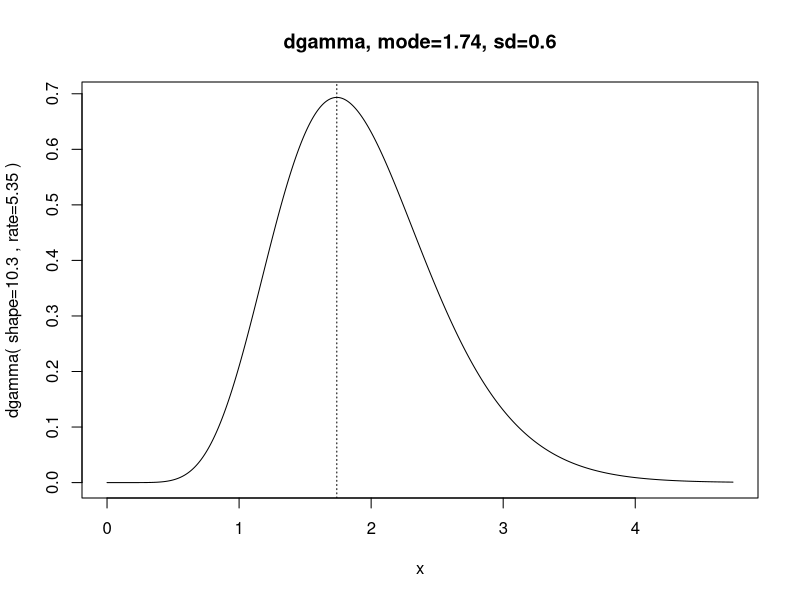
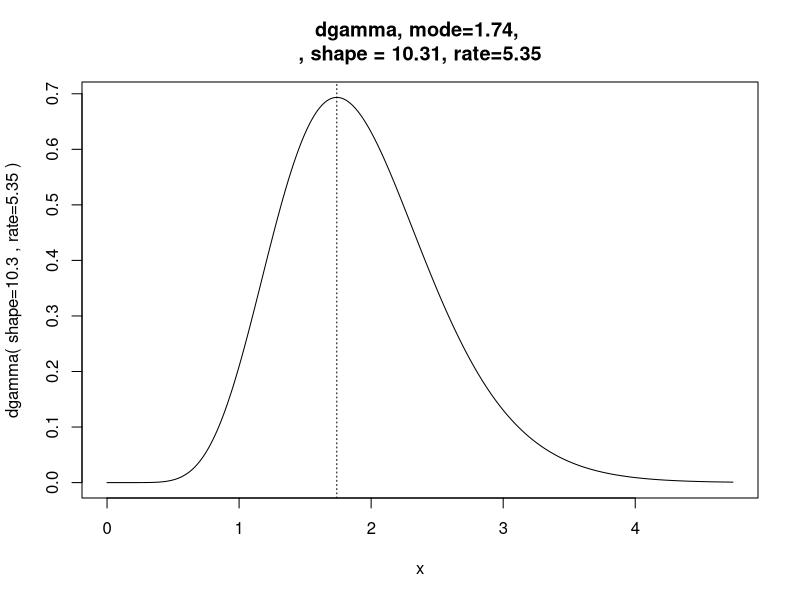

Here is the R script that generated these plots, in order: (Note: this script raises an error after producing the figures.)
# http://doingbayesiandataanalysis.blogspot.ca/2012/01/parameterizing-gamma-distribution-by.html

# Specify desired mode and sd of gamma distribution:
mode = 1.74 # this is Ale's value from 2014 paper for Beta (width of dome) - 1.86 gives shape =11.7 and rate = 5.7
sd = .6 # this is choosen arbitrarily but signifies two months (60days/100) for the width which means a month for the peak (Beta/2) which allows for reasonable values of the peak.

# Here are the corresponding rate and shape parameter values:
ra = ( mode + sqrt( mode^2 + 4*sd^2 ) ) / ( 2 * sd^2 )
sh = 1 + mode * ra 

show(sh)
show(ra)
show(1/ra)

# Graph it:
x = seq(0,mode+5*sd,len=1001)
# mode and sd
plot( x , dgamma( x , shape=sh , rate=ra ) , type="l" , 
      main=paste("dgamma, mode=",mode,", sd=",sd,sep="") ,
      ylab=paste("dgamma( shape=",signif(sh,3)," , rate=",signif(ra,3)," )",
                 sep="") )
abline( v=mode , lty="dotted" )

#mode, shape, and rate
plot( x , dgamma( x , shape=sh , rate=ra ) , type="l" , 
      main=paste("dgamma, mode=", round(mode, 2),", \n, shape = " , round(sh, 2),", rate=", round(ra, 2), sep="") ,
      ylab=paste("dgamma( shape=",signif(sh,3)," , rate=",signif(ra,3)," )",
                 sep="") )
abline( v=mode , lty="dotted" )


# an alternate way to estimate mode
estimate_mode <- function(x) {
     d <- density(x)
     d$x[which.max(d$y)]
}


mode = estimate_mode(ice1$tice*2/100)
mean(ice1$tice*2/100)
sd = sd(ice1$tice*2/100)


# the following is what Eric Pedersen did for us 2018-06-11
# We first considered the gamma and then the beta and lognormal distributions before coming back to the gamma.
# Eric created the below simulation to see how the priors actually perform which is an important step that I had overlooked.


alpha = rgamma(100, shape = 5,rate= 1/3) # randomly produce vector of length 100
beta = rgamma(100, shape = sh, rate=ra)
out = matrix(0, nrow = 500,ncol = 100) # produces 500x100 matrix
# produce values for tice
x = seq(0, 2, length.out = 500)
#loop through and make 100 values for each of the 500 x values
for(i in 1:100){
     out[,i] = alpha[i]*x*(1-x/beta[i])
}

# plot the columns of one matrix against the colums of another
matplot(x, out, type="l", lty=1,col="black")
matplot(x, out, type="l", lty=1)

# 
mean= 1.2
eta = (mean/3.65)*(1-mean/3.65)/(sd/3.65)^2 - 1

#alt_beta = rbeta(100,shape1 = mean/3.65*eta, 
#                 shape2 = (1-mean/3.65)*eta)*3.65

alt_beta = rnorm(100, mode, sd); 
alt_beta = ifelse(alt_beta<0, 0, alt_beta)
alt_beta = ifelse(alt_beta>3.65, 3.65, alt_beta)
